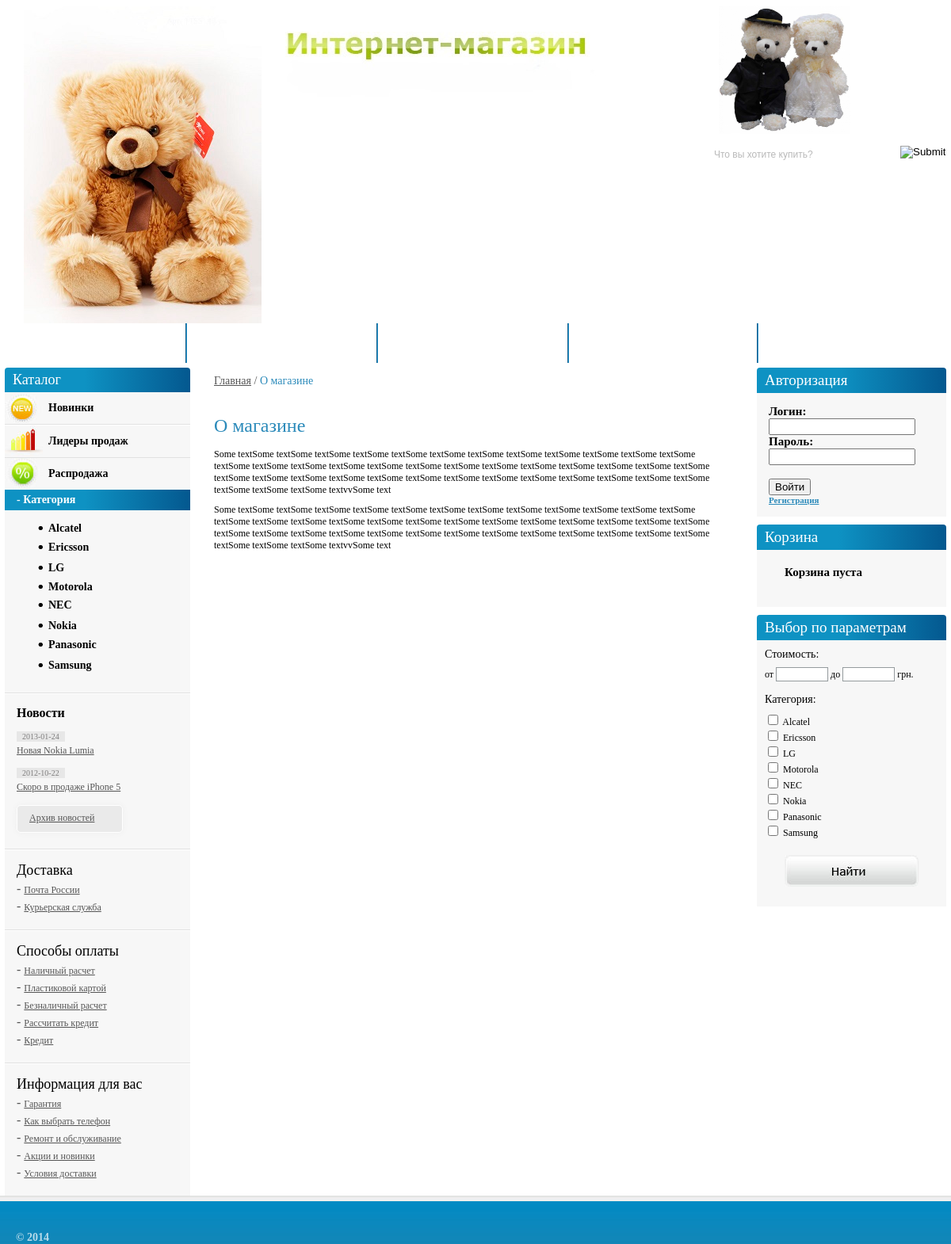
/?view=page&page_id=1, run on the app's committed database.
### tables this page shows
CREATE TABLE IF NOT EXISTS `pages` (
  `page_id` tinyint(3) unsigned NOT NULL AUTO_INCREMENT,
  `title` varchar(255) NOT NULL,
  `keywords` varchar(255) NOT NULL,
  `description` varchar(255) NOT NULL,
  `position` tinyint(3) unsigned NOT NULL DEFAULT '0',
  `text` text NOT NULL,
  PRIMARY KEY (`page_id`)
);

CREATE TABLE IF NOT EXISTS `news` (
  `news_id` int(10) unsigned NOT NULL AUTO_INCREMENT,
  `title` varchar(255) NOT NULL,
  `keywords` varchar(255) NOT NULL,
  `description` varchar(255) NOT NULL,
  `anons` text NOT NULL,
  `text` text NOT NULL,
  `date` date NOT NULL,
  PRIMARY KEY (`news_id`)
);

### controller/controller.php (called while the page is built, shortened)
<?php
$cat = catalog();
$informers = informer();
$pages = pages();
$news = get_title_news();
$view = empty($_GET['view']) ? 'hits' : $_GET['view'];
switch($view){
    case('page'):
        $page_id = abs((int)$_GET['page_id']);
        $get_page = get_page($page_id);
    break;
}
require_once TEMPLATE.'index.php';

### index.php (called while the page is built, shortened)
<?php
require_once CONTROLLER;

### model/model.php (called while the page is built, shortened)
<?php
function catalog(){
    $query = "SELECT * FROM brands ORDER BY parent_id, brand_name";
    $res = mysql_query($query) or die(mysql_query());
    $cat = array();
    while($row = mysql_fetch_assoc($res)){
        if(!$row['parent_id']){
            $cat[$row['brand_id']][] = $row['brand_name'];
        }else{
            $cat[$row['parent_id']]['sub'][$row['brand_id']] = $row['brand_name'];
        }
    }
    return $cat;
}
function pages(){
    $query = "SELECT page_id, title FROM pages ORDER BY position";
    $res = mysql_query($query);
    $pages = array();
    while($row = mysql_fetch_assoc($res)){
        $pages[] = $row;
    }
    return $pages;
}
function get_page($page_id){
    $query = "SELECT title, text FROM pages WHERE page_id = $page_id";
    $res = mysql_query($query);
    $get_page = mysql_fetch_assoc($res);
    return $get_page;
}
function get_title_news(){
    $query = "SELECT news_id, title, date FROM news ORDER BY date DESC LIMIT 2";
    $res = mysql_query($query);
    $news = array();
    while($row = mysql_fetch_assoc($res)){
        $news[] = $row;
    }
    return $news;
}
function informer(){
    $query = "SELECT * FROM links
                INNER JOIN informers ON
                    links.parent_informer = informers.informer_id
                        ORDER BY informer_position, links_position";
    $res = mysql_query($query) or die(mysql_query());
    $informers = array();
    $name = '';
    while($row = mysql_fetch_assoc($res)){
        if($row['informer_name'] != $name){
            $informers[$row['informer_id']][] = $row['informer_name'];
            $name = $row['informer_name'];
        }
        $informers[$row['parent_informer']]['sub'][$row['link_id']] = $row['link_name'];
    }
    return $informers;
}

### views/ishop/inc/leftbar.php (the view, shortened to what this page needs)
<div id="left-bar">
			<div class="left-bar-cont">
				<h2>Каталог</h2>
				<h3 class="nav-new"><a href="?view=new">Новинки</a></h3>
				<h3 class="nav-lider"><a href="?view=hits">Лидеры продаж</a></h3>
				<h3 class="nav-sale"><a href="?view=sale">Распродажа</a></h3>
				<h4>- Категория</h4>
				<ul class="nav-catalog" id="accordion">
                    <?php foreach($cat as $key => $item): ?>
                        <?php if(count($item) > 1):  ?>
                        <h3><li><a href="#"><?=$item[0]?></a></li></h3>
                        <?php elseif($item[0]):  ?>
                            <li><a href="?view=cat&amp;category=<?=$key?>"><?=$item[0]?></a></li>
                        <?php endif; ?>
                    <?php endforeach; ?>
				</ul>
				<div class="news">
					<h3>Новости</h3>
                    <?php if($news): ?>
                        <?php foreach($news as $item): ?>
                            <p>
					           <span><?=$item['date']?></span>
        					   <a href="?view=news&amp;news_id=<?=$item['news_id']?>"><?=$item['title']?></a>
        					</p>
                        <?php endforeach; ?>
                        <a href="?view=archive" class="news-arh">Архив новостей</a>
                    <?php else: ?>
                        <p>Новостей пока нет.</p>
                    <?php endif; ?>
				</div>
                <?php foreach($informers as $informer): ?>
                <div class="info">
                    <h3><?=$informer[0]?></h3>
                    <?php foreach($informer['sub'] as $key => $sub): ?>
                    <p>- <a href="?view=informer&amp;informer_id=<?=$key?>"><?=$sub?></a></p>
                    <?php endforeach; ?>
                </div>
                <?php endforeach; ?>
			</div>
		</div>

### views/ishop/inc/header.php (shortened to what this page needs)
<!DOCTYPE html PUBLIC "-//W3C//DTD XHTML 1.0 Transitional//EN" "http://www.w3.org/TR/xhtml1/DTD/xhtml1-transitional.dtd">
<html xmlns="http://www.w3.org/1999/xhtml">
<head>
<link rel="stylesheet" type="text/css" href="<?=TEMPLATE?>css/style.css" />
<link rel="stylesheet" type="text/css" href="./fancybox/jquery.fancybox-1.3.4.css" media="screen" />
</head>
<body>
<div class="main">
	<div class="header">
		<a href="/"><img class="logo" src="<?=TEMPLATE?>images/logo.png" alt="Интернет магазин " /></a>
		<img class="slogan" src="<?=TEMPLATE?>images/slogan.jpg" alt="Интернет-магазин " />
		<div class="head-contact">
		 <a href="/"><img class="logo2" src="<?=TEMPLATE?>images/el-2.png" alt="Интернет магазин " /></a>
		</div>
		<form method="get">
		<ul class="search-head">
			<li><input type="text" name="search" id="quickquery" placeholder="Что вы хотите купить?" /></li>
			<li><input class="search-btn" type="image" src="<?=TEMPLATE?>images/searc-btn.jpg" /></li>
		</ul>
		</form>
	</div>
	<ul class="menu">
		<li><a href="<?=PATH?>">Главная</a></li>
        <?php if($pages): ?>
            <?php foreach($pages as $item): ?>
                <li><a href="?view=page&amp;page_id=<?=$item['page_id']?>"><?=$item['title']?></a></li>
            <?php endforeach; ?>
        <?php endif; ?>
	</ul>

### views/ishop/page.php (shortened to what this page needs)
<div class="kroshka">
	<a href="<?=PATH?>">Главная</a> / <span><?=$get_page['title']?></span>
</div>
<div class="content-txt">
    <?php if($get_page): ?>
        <h1><?=$get_page['title']?></h1>
        <?=$get_page['text']?>
    <?php else: ?>
        <p>Такой страницы нет!</p>
    <?php endif; ?>
</div>

### data on the page
pages: title "О магазине", text "Some textSome textSome textSome textSome textSome textSome textSome textSome textSome textSome textSome textSome textSome textSome textSome textSome textSome textSome textSome textSome textSome textSome textSome textSome textSome textSome textSome textSome textSome textSome textSome textSome textSome textSome textSome textSome textSome textSome textSome textSome textSome textvvSome text Some textSome textSome textSome textSome textSome textSome textSome textSome textSome textSome textSome textSome textSome textSome textSome textSome textSome textSome textSome textSome textSome textSome textSome textSome textSome textSome textSome textSome textSome textSome textSome textSome textSome…"
news: date "2013-01-24", title "Новая Nokia Lumia"
news: date "2012-10-22", title "Скоро в продаже iPhone 5"

### other printed values
$item[0] "Alcatel"
$item[0] "Ericsson"
$item[0] "LG"
$item[0] "Motorola"
$item[0] "NEC"
$item[0] "Nokia"
$item[0] "Panasonic"
$item[0] "Samsung"
$informer[0] "Доставка"
$sub "Почта России"
$sub "Курьерская служба"
$informer[0] "Способы оплаты"
$sub "Наличный расчет"
$sub "Пластиковой картой"
$sub "Безналичный расчет"
